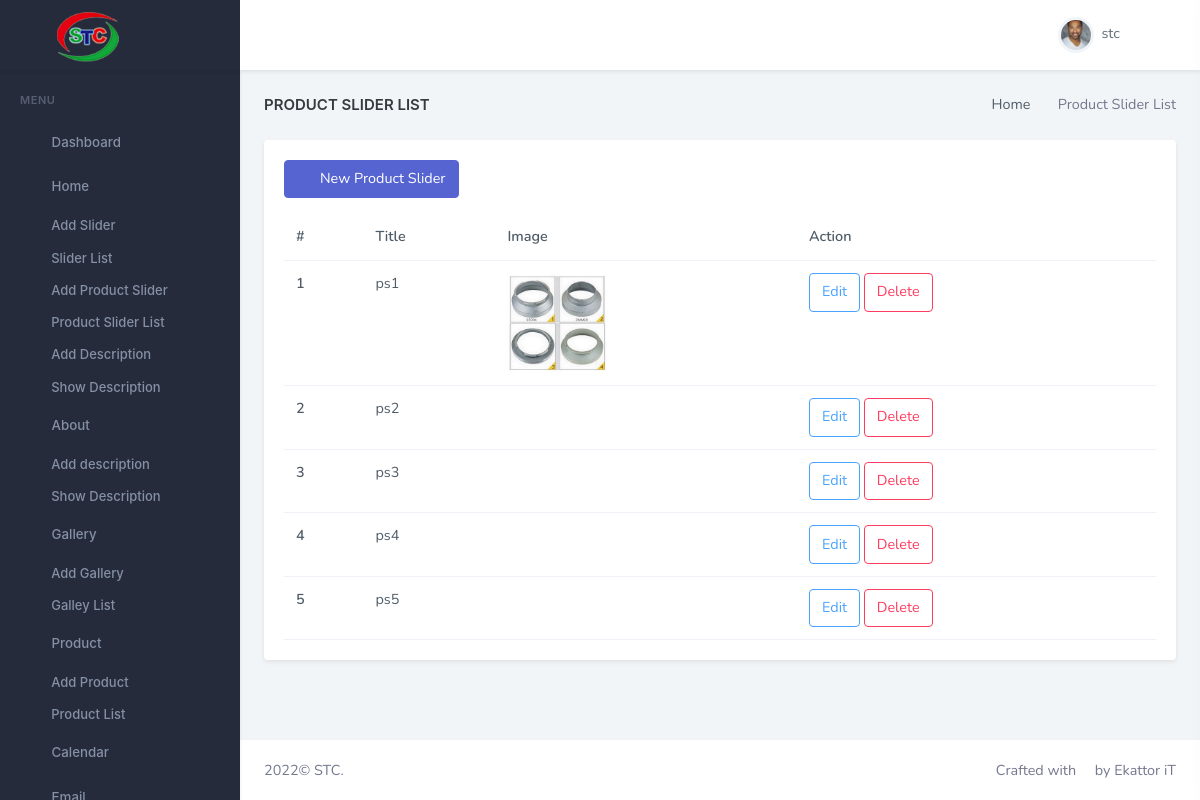
Page /dashboard/product-slider-list (signed in) on the committed database.
### home/models.py (models this page shows, shortened)
class ProductSlider(models.Model):
    title = models.CharField(max_length=100)
    image = models.ImageField(upload_to='product-slider')

### home/views.py (the view)
# urls.py: path('dashboard/product-slider-list', views.ProductSliderListView.as_view(), name='dash-product-slider'),  # Product slider list
class ProductSliderListView(LoginRequiredMixin, View):
    def get(self, request):
        context = {
            'ps': ProductSlider.objects.all(),
            'title': " Product Slider List",
            'pageview': "Home"
        }
        return render(request, 'home/product_slider_list.html', context)

### templates/home/product_slider_list.html
{% extends 'partials/base.html' %}
{% load static %}
{% block content %}
                        <div class="row">
                            <div class="col-lg-12">
                                <div class="card">
                                    <div class="card-body">
                                        <div class="">
                                            <a href="{% url 'product-slider-create' %}" class="btn btn-primary mb-3"><i class="mdi mdi-plus me-2"></i> New Product Slider</a>
                                        </div>
                                        <div class="table-responsive">
                                            <table class="table mb-0">
                                                <thead>
                                                    <tr>
                                                        <th>#</th>
                                                        <th>Title</th>
                                                        <th>Image</th>
                                                        <th>Action</th>
                                                    </tr>
                                                </thead>
                                                {% for item in ps %}
                                                <tbody>
                                                    <tr>
                                                        <th scope="row">{{forloop.counter}}</th>
                                                        <td>{{item.title}}</td>
                                                        <td><img src="{{ item.image.url }}" alt=""  height="100" /></td>
                                                        <td>
                                                            <a href="{% url 'product-slider-edit' item.id %}">
                                                                <button class="btn btn-outline-info">Edit</button>
                                                            </a>
                                                            <a href="{% url 'delete-product-slider' item.id %}">
                                                                <button class="btn btn-outline-danger">Delete</button>
                                                            </a>
                                                        </td>
                                                    </tr>
                                                </tbody>
                                                {% endfor %}
                                            </table>
                                        </div>
                                    </div>
                                </div>
                            </div>
                        </div>
{% endblock content %}

### templates/partials/header.html (shortened to what this page needs)
{% load static %}
{% block header %}
		<header id="page-topbar">
			<div class="navbar-header">
				<div class="d-flex">
					<div class="navbar-brand-box">
						<a href="{% url 'dashboard' %}" class="logo logo-light">
							<span class="logo-lg">
                                    <img src="{% static 'images/5.png' %}" alt="logo-light" height="50">
                                </span>
						</a>
					</div>
					<button type="button" class="btn btn-sm px-3 font-size-24 header-item waves-effect" id="vertical-menu-btn"> <i class="ri-menu-2-line align-middle"></i>
					</button>
				</div>
				<div class="d-flex">
					<div class="dropdown d-inline-block user-dropdown">
						<button type="button" class="btn header-item waves-effect" id="page-header-user-dropdown" data-bs-toggle="dropdown" aria-haspopup="true" aria-expanded="false">
							<img class="rounded-circle header-profile-user" src="{% static 'images/users/avatar-2.jpg' %}" alt="Header Avatar"> <span class="d-none d-xl-inline-block ms-1">{{user.username}}</span>
							<i class="mdi mdi-chevron-down d-none d-xl-inline-block"></i>
						</button>
					</div>
					<div class="dropdown d-inline-block">
						<button type="button" class="btn header-item noti-icon right-bar-toggle waves-effect"> <i class="ri-settings-2-line"></i>
						</button>
					</div>
				</div>
			</div>
		</header>
{% endblock header %}

### rows in the picture
ProductSlider: title "ps1", image (picture)
ProductSlider: title "ps2"
ProductSlider: title "ps3"
ProductSlider: title "ps4"
ProductSlider: title "ps5"

### other values in the picture
{{ user.username }} "stc"
{{ title }} "PRODUCT SLIDER LIST"
{{ pageview }} "Home"
{{ title }} "Product Slider List"
